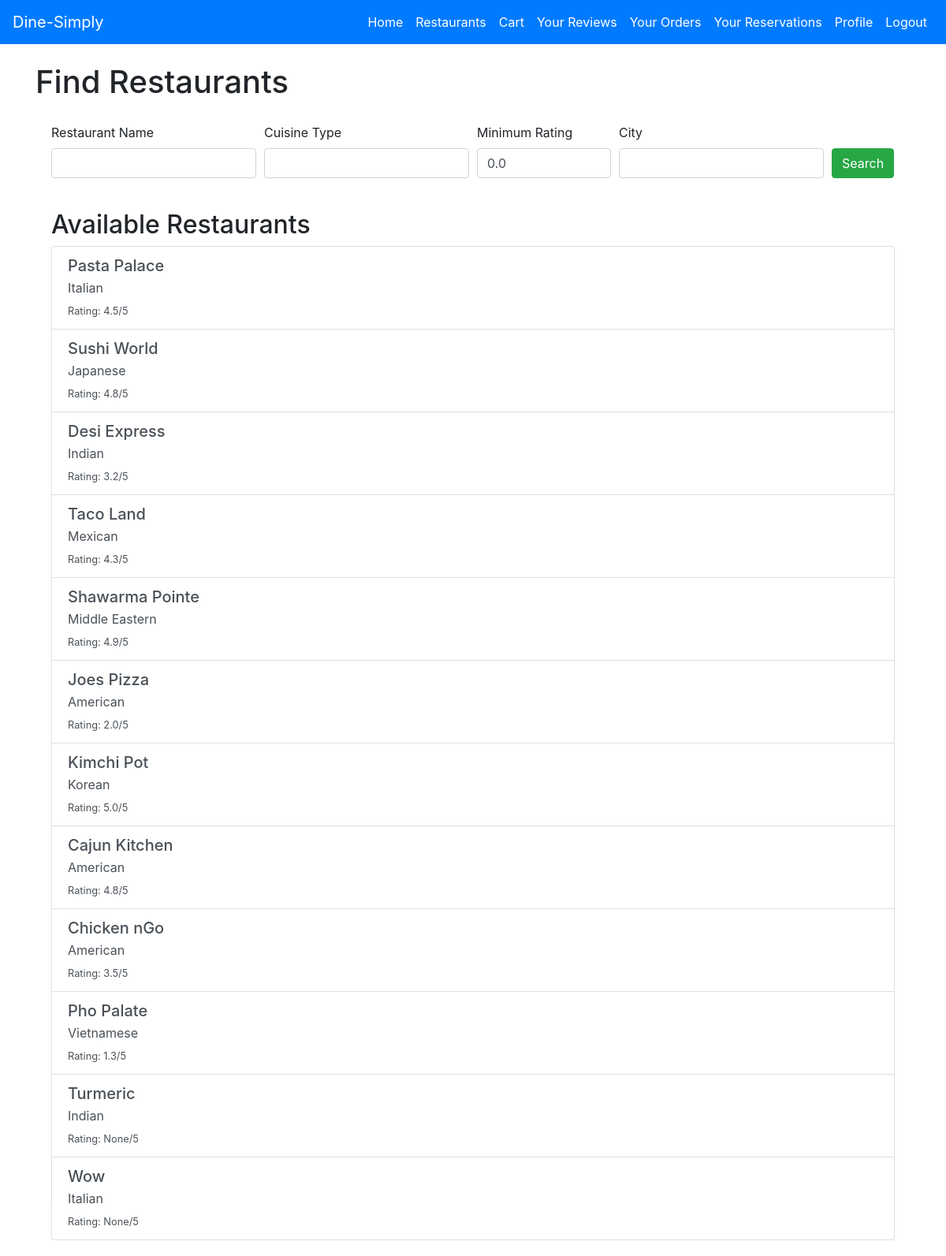
/restaurants (signed in), run on the app's committed database.
### tables this page shows
CREATE TABLE "Restaurant" (
    RestaurantID INTEGER PRIMARY KEY AUTOINCREMENT,
    Name VARCHAR(100) NOT NULL,
    Address VARCHAR(255),
    City VARCHAR(100),
    State VARCHAR(50),
    ZipCode VARCHAR(10),
    Website VARCHAR(255),
    Rating DOUBLE,
    CuisineType VARCHAR(50),
    Longitude DOUBLE,
    Latitude DOUBLE,
    NumberOfTables INT,
    MaxPeoplePerTable INT
);

### app.py (the view)
@app.route('/restaurants', methods=['GET', 'POST'])
@login_required
def restaurants():
    form = SearchForm()
    restaurants = []
    if form.validate_on_submit():
        name = form.name.data
        cuisine = form.cuisine_type.data
        rating = form.min_rating.data
        city = form.city.data
        query = 'SELECT * FROM Restaurant WHERE 1=1'
        params = []
        if name:
            query += ' AND Name LIKE ?'
            params.append(f"%{name}%")
        if cuisine:
            query += ' AND CuisineType LIKE ?'
            params.append(f"%{cuisine}%")
        if rating:
            query += ' AND Rating >= ?'
            params.append(float(rating))
        if city:
            query += ' AND City LIKE ?'
            params.append(f"%{city}%")
        conn = get_db_connection()
        restaurants = conn.execute(query, params).fetchall()
        conn.close()
    else:
        conn = get_db_connection()
        restaurants = conn.execute('SELECT * FROM Restaurant').fetchall()
        conn.close()
    return render_template('restaurants.html', restaurants=restaurants, form=form)

### forms.py
class SearchForm(FlaskForm):
    name = StringField('Restaurant Name', validators=[Length(max=100)])
    cuisine_type = StringField('Cuisine Type', validators=[Length(max=50)])
    min_rating = DecimalField(
        'Minimum Rating',
        validators=[Optional(), NumberRange(min=0, max=5)],
        places=1,
        default=0,
    )
    city = StringField('City', validators=[Length(max=100)])  # Added 'city' field
    submit = SubmitField('Search')

### app.py (called while the page is built)
def get_db_connection():
    conn = sqlite3.connect(db_path)
    conn.row_factory = sqlite3.Row
    return conn

@login_manager.user_loader
def load_user(user_id):
    return User.get(user_id)

    @staticmethod
    def get(user_id):
        conn = get_db_connection()
        user = conn.execute('SELECT * FROM User WHERE UserID = ?', (user_id,)).fetchone()
        conn.close()
        if user:
            return User(*user)
        return None

### templates/restaurants.html (shortened to what this page needs)
<!DOCTYPE html>
<html lang="en">
<head>
    <link rel="stylesheet" href="https://stackpath.bootstrapcdn.com/bootstrap/4.5.0/css/bootstrap.min.css">
</head>
<body>
    {% include 'navbar_customer.html' %}
    <div class="container mt-4">
        <h1>Find Restaurants</h1>
        <div class="card-body">
            <form method="POST" action="{{ url_for('restaurants') }}" class="mb-4">
                <div class="form-row">
                    <div class="form-group col-md-3">
                        {{ form.name.label(class="form-label") }}
                        {{ form.name(class="form-control") }}
                    </div>
                    <div class="form-group col-md-3">
                        {{ form.cuisine_type.label(class="form-label") }}
                        {{ form.cuisine_type(class="form-control") }}
                    </div>
                    <div class="form-group col-md-2">
                        {{ form.min_rating.label(class="form-label") }}
                        {{ form.min_rating(class="form-control") }}
                    </div>
                    <div class="form-group col-md-3">
                        {{ form.city.label(class="form-label") }}
                        {{ form.city(class="form-control") }}
                    </div>
                    <div class="form-group col-md-1 align-self-end">
                        {{ form.submit(class="btn btn-success") }}
                    </div>
                </div>
            </form>
            <h2>Available Restaurants</h2>
            {% if restaurants %}
                <div class="list-group">
                    {% for restaurant in restaurants %}
                        <a href="{{ url_for('restaurant_detail', restaurant_id=restaurant.RestaurantID) }}" class="list-group-item list-group-item-action">
                            <h5 class="mb-1">{{ restaurant.Name }}</h5>
                            <p class="mb-1">{{ restaurant.CuisineType }}</p>
                            <small>Rating: {{ restaurant.Rating }}/5</small>
                        </a>
                    {% endfor %}
                </div>
            {% else %}
                <p>No restaurants found matching your criteria.</p>
            {% endif %}
        </div>
    </div>
</body>
</html>

### data on the page
Restaurant: Name "Pasta Palace", CuisineType "Italian", Rating "4.5"
Restaurant: Name "Sushi World", CuisineType "Japanese", Rating "4.8"
Restaurant: Name "Desi Express", CuisineType "Indian", Rating "3.2"
Restaurant: Name "Taco Land", CuisineType "Mexican", Rating "4.3"
Restaurant: Name "Shawarma Pointe", CuisineType "Middle Eastern", Rating "4.9"
Restaurant: Name "Joes Pizza", CuisineType "American", Rating "2.0"
Restaurant: Name "Kimchi Pot", CuisineType "Korean", Rating "5.0"
Restaurant: Name "Cajun Kitchen", CuisineType "American", Rating "4.8"
Restaurant: Name "Chicken nGo", CuisineType "American", Rating "3.5"
Restaurant: Name "Pho Palate", CuisineType "Vietnamese", Rating "1.3"
Restaurant: Name "Turmeric", CuisineType "Indian", Rating "None"
Restaurant: Name "Wow", CuisineType "Italian", Rating "None"
